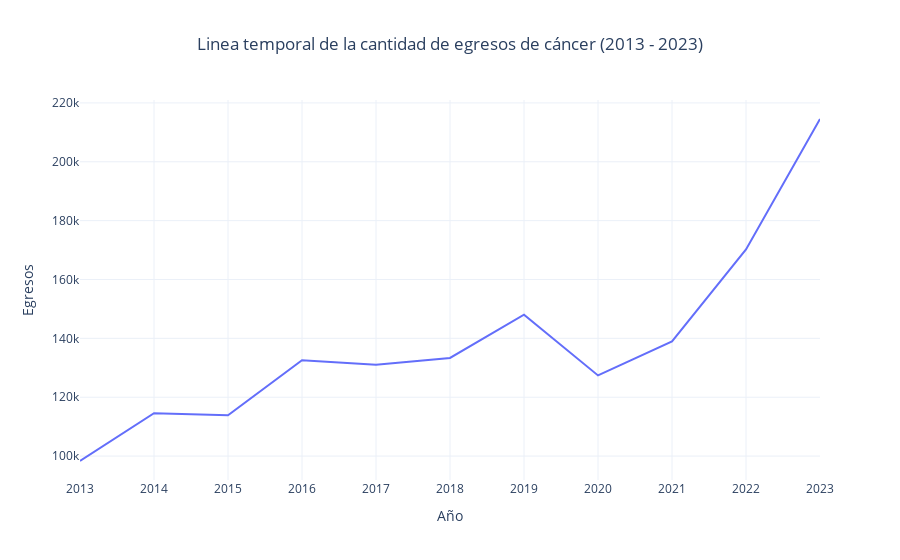

The notebook cell this image was saved under:
### Code cell
fig_line = px.line(
              df_lineplot,
              x='año',
              y='cantidad',
              title='Linea temporal de la cantidad de egresos de cáncer (2013 - 2023)',
              template='plotly_white')


fig_line.update_layout(
    xaxis_title='Año',
    yaxis_title='Egresos',
    title_x=0.5 
)
fig_line.write_html("linea_temporal_egresos_cancer.html")
fig_line.show()

### Figure 1 — Plotly figure (JSON) as saved in the notebook; plotly's stock layout.template omitted (floating-point values rounded to 4 significant figures)
{"data": [{"hovertemplate": "año=%{x}<br>cantidad=%{y}<extra></extra>", "legendgroup": "", "line": {"color": "#636efa", "dash": "solid"}, "marker": {"symbol": "circle"}, "mode": "lines", "name": "", "orientation": "v", "showlegend": false, "type": "scatter", "x": ["2013", "2014", "2015", "2016", "2017", "2018", "2019", "2020", "2021", "2022", "2023"], "xaxis": "x", "y": [98333, 114549, 113898, 132570, 131073, 133354, 148068, 127415, 138997, 170194, 214533], "yaxis": "y"}], "layout": {"legend": {"tracegroupgap": 0}, "title": {"text": "Linea temporal de la cantidad de egresos de cáncer (2013 - 2023)", "x": 0.5}, "xaxis": {"anchor": "y", "domain": [0, 1], "title": {"text": "Año"}}, "yaxis": {"anchor": "x", "domain": [0, 1], "title": {"text": "Egresos"}}}}
